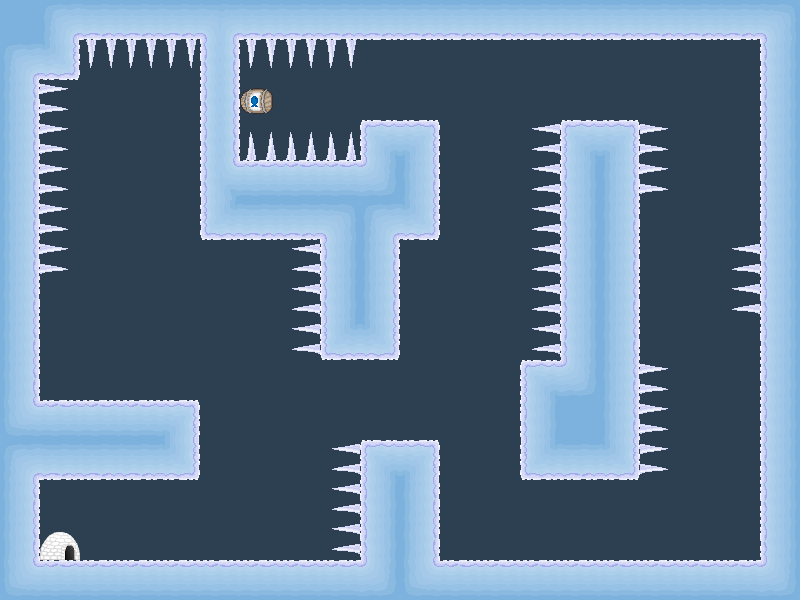

This is a level from a 2D game, rendered from its Tiled map with the project's own tilesets. A one-line summary and the map file follow, with tile-layer data summarised:
An orthogonal 20x15 tile map with 40x40 px tiles, 1 tile layer (textures), 1 hidden layer not drawn, 3 tilesets and 13 objects (10x spikes, mainPlayer, me.LevelEntity, snowstorm).

<map version="1.0" orientation="orthogonal" width="20" height="15" tilewidth="40" tileheight="40" backgroundcolor="#2c4052">
 <tileset firstgid="1" name="solid" tilewidth="40" tileheight="40">
  <image source="tilesets/solid.png" width="40" height="40" />
  <tile id="0">
   <properties>
    <property name="type" value="solid" />
   </properties>
  </tile>
 </tileset>
 <tileset firstgid="2" name="textures" tilewidth="40" tileheight="40">
  <image source="tilesets/textures.png" width="160" height="480" />
 </tileset>
 <tileset firstgid="50" name="objects" tilewidth="40" tileheight="40">
  <image source="tilesets/objects.png" width="160" height="120" />
 </tileset>
 <layer name="textures" width="20" height="15">
  <data>[300 cells, 160 non-empty, 22 distinct tile ids]</data>
 </layer>
 <objectgroup color="#00ff00" name="Entities" width="20" height="15">
  <object name="mainPlayer" x="80" y="520" width="40" height="40" />
  <object name="me.LevelEntity" x="240" y="80" width="40" height="40" />
  <object name="snowstorm" x="80" y="80" width="40" height="40" />
 </objectgroup>
 <objectgroup color="#ff0000" name="EnemyEntities" width="20" height="15">
  <object name="spikes" x="80" y="40" width="120" height="40" />
  <object name="spikes" x="40" y="80" width="40" height="200" />
  <object name="spikes" x="240" y="40" width="120" height="40" />
  <object name="spikes" x="240" y="120" width="120" height="40" />
  <object name="spikes" x="280" y="240" width="40" height="120" />
  <object name="spikes" x="320" y="440" width="40" height="120" />
  <object name="spikes" x="520" y="120" width="40" height="240" />
  <object name="spikes" x="640" y="120" width="40" height="80" />
  <object name="spikes" x="720" y="240" width="40" height="80" />
  <object name="spikes" x="640" y="360" width="40" height="120" />
 </objectgroup>
 <layer name="collision" width="20" height="15" visible="0">
  <data>[300 cells, 125 non-empty, 1 distinct tile ids]</data>
 </layer>
</map>
